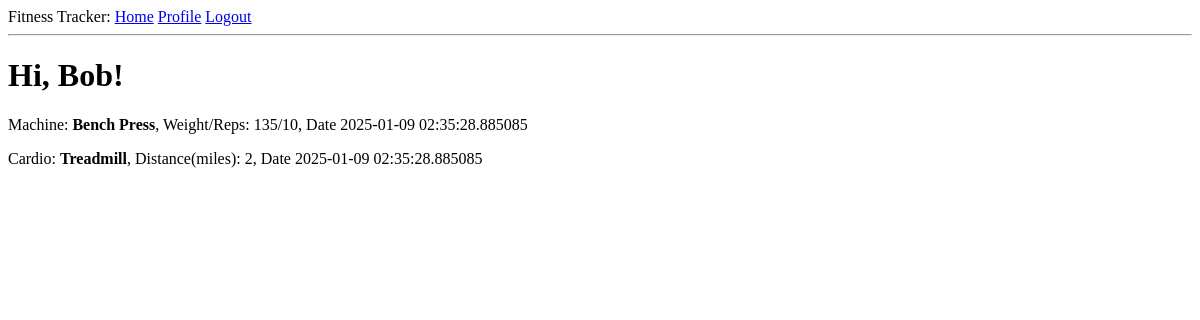
Before: /index (signed in) with the older database file.
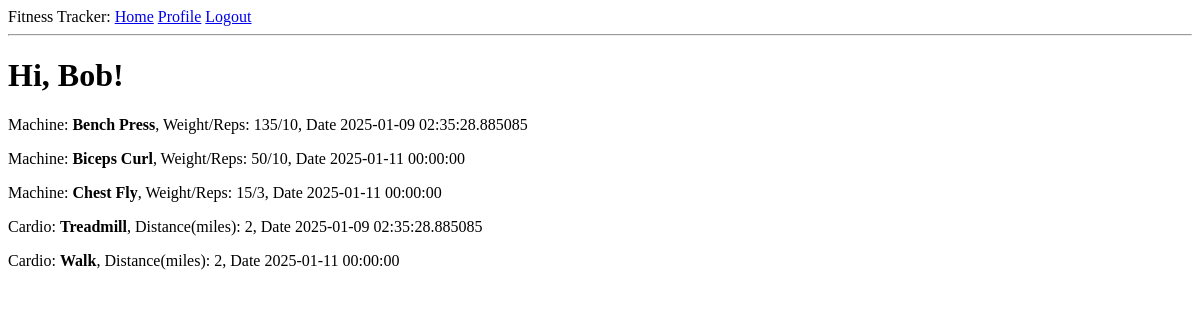
After: the same page with the newer database file.
### app/models.py (models this page shows, shortened)
class MachineExercise(db.Model):
    id: Mapped[int] = mapped_column(primary_key=True)
    name: Mapped[str] = mapped_column(String(64), index=True, unique=True)
    reps: Mapped[int] = mapped_column(Integer, default=1)
    weight: Mapped[int] = mapped_column(Integer, default=0)
    workouts: Mapped[List['Workout']] = relationship(secondary='workout_machine_exercise', back_populates='machine_exercises')

class Workout(db.Model):
    id: Mapped[int] = mapped_column(primary_key=True)
    date: Mapped[datetime] = mapped_column(index=True, default=lambda: datetime.now(timezone.utc))
    user_id: Mapped[int] = mapped_column(ForeignKey(User.id), index=True)
    user: Mapped[User] = relationship(back_populates='workouts')
    machine_exercises: Mapped[List["MachineExercise"]] = relationship(secondary='workout_machine_exercise', back_populates="workouts")
    cardio_exercises: Mapped[List["CardioExercise"]] = relationship(secondary='workout_cardio_exercise', back_populates="workouts")

class CardioExercise(db.Model):
    id: Mapped[int] = mapped_column(primary_key=True)
    name: Mapped[str] = mapped_column(String(64), index=True, unique=True)
    distance: Mapped[int] = mapped_column(Integer, nullable=False, default=0)
    workouts: Mapped[List['Workout']] = relationship(secondary='workout_cardio_exercise', back_populates='cardio_exercises')

### app/routes.py (the view)
@app.route('/')
@app.route('/index')
@login_required
def index():
    query_workouts = db.session.scalars(sa.select(Workout).where(Workout.user == current_user)).all()
    user_workouts = []
    cardio_workouts = []
    for workout in query_workouts:
        for machine in workout.machine_exercises:
            user_workouts.append({"name": machine.name, "reps": machine.reps, "weight": machine.weight, "date": workout.date})
        for cardio in workout.cardio_exercises:
            cardio_workouts.append({"name": cardio.name, "distance": cardio.distance, "date": workout.date})
    return render_template('index.html', title='Home', workouts=user_workouts, cardios=cardio_workouts)

### app/models.py (called while the page is built)
@login.user_loader
def load_user(id):
    return db.session.get(User, int(id))

### app/routes.py (called while the page is built)
@app.before_request
def before_request():
    if current_user.is_authenticated:
        current_user.last_seen = datetime.now(timezone.utc)
        db.session.commit()

### app/templates/index.html
{% extends "base.html" %}
{% block content %}
    <h1>Hi, {{ current_user.username }}!</h1>
    {% for workout in workouts %}
        <div><p>Machine: <b>{{ workout["name"] }}</b>, Weight/Reps: {{ workout["weight"] }}/{{ workout["reps"] }}, Date {{workout.date}} </p></div>
    {% endfor %}
    {% for cardio in cardios %}
        <div><p>Cardio: <b>{{ cardio["name"] }}</b>, Distance(miles): {{ cardio["distance"] }}, Date {{cardio.date}} </p></div>
    {% endfor %}
{% endblock %}

Changed rows visible on the page:
added MachineExercise: name "Biceps Curl", weight "50", reps "10", date "2025-01-11 00:00:00"
added MachineExercise: name "Chest Fly", weight "15", reps "3", date "2025-01-11 00:00:00"
added CardioExercise: name "Walk", distance "2", date "2025-01-11 00:00:00"
